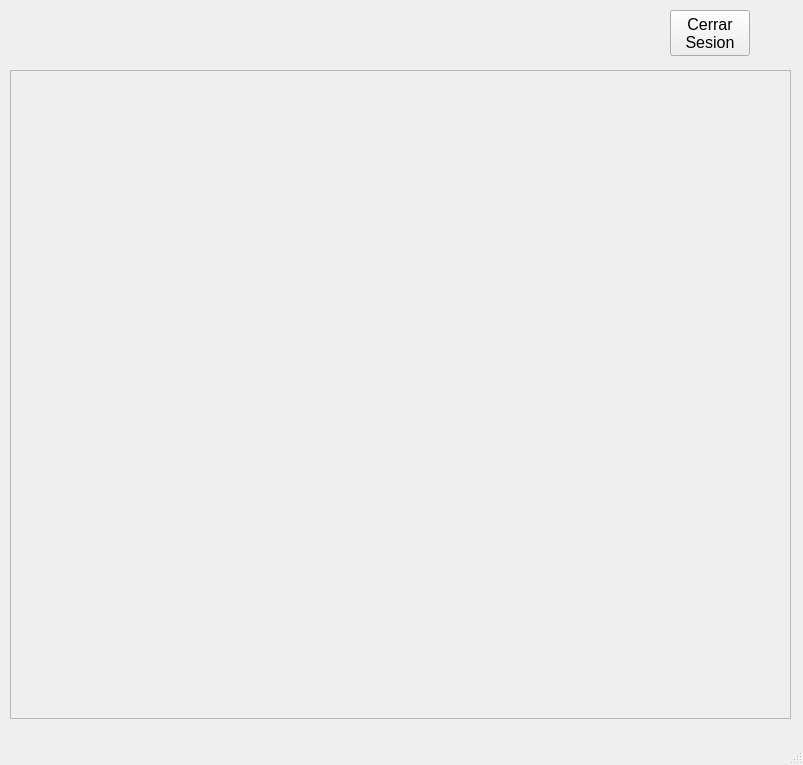
<?xml version="1.0" encoding="UTF-8"?>
<ui version="4.0">
 <class>MainWindow</class>
 <widget class="QMainWindow" name="MainWindow">
  <property name="geometry">
   <rect>
    <x>0</x>
    <y>0</y>
    <width>803</width>
    <height>765</height>
   </rect>
  </property>
  <property name="windowTitle">
   <string>BOLSACO S.A.</string>
  </property>
  <property name="inputMethodHints">
   <set>Qt::ImhNone</set>
  </property>
  <widget class="QWidget" name="centralwidget">
   <widget class="QWidget" name="showWidget" native="true">
    <property name="geometry">
     <rect>
      <x>10</x>
      <y>70</y>
      <width>781</width>
      <height>649</height>
     </rect>
    </property>
    <widget class="QFrame" name="frame">
     <property name="geometry">
      <rect>
       <x>0</x>
       <y>0</y>
       <width>781</width>
       <height>649</height>
      </rect>
     </property>
     <property name="frameShape">
      <enum>QFrame::StyledPanel</enum>
     </property>
     <property name="frameShadow">
      <enum>QFrame::Raised</enum>
     </property>
    </widget>
   </widget>
   <widget class="QLabel" name="label_UserName">
    <property name="geometry">
     <rect>
      <x>20</x>
      <y>10</y>
      <width>281</width>
      <height>51</height>
     </rect>
    </property>
    <property name="font">
     <font>
      <pointsize>20</pointsize>
     </font>
    </property>
    <property name="text">
     <string/>
    </property>
   </widget>
   <widget class="QPushButton" name="pushButton_CerrarSesion">
    <property name="geometry">
     <rect>
      <x>670</x>
      <y>10</y>
      <width>80</width>
      <height>46</height>
     </rect>
    </property>
    <property name="font">
     <font>
      <pointsize>12</pointsize>
     </font>
    </property>
    <property name="text">
     <string>Cerrar
Sesion</string>
    </property>
   </widget>
  </widget>
  <widget class="QMenuBar" name="menubar">
   <property name="geometry">
    <rect>
     <x>0</x>
     <y>0</y>
     <width>803</width>
     <height>20</height>
    </rect>
   </property>
  </widget>
  <widget class="QStatusBar" name="statusbar"/>
 </widget>
 <resources/>
 <connections/>
</ui>
